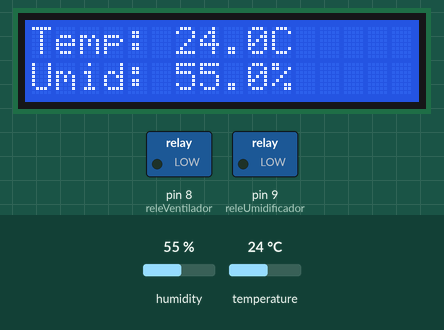
A sketch run on a simulated Arduino Uno, built with avr-gcc and run on an emulated ATmega328P. Shown: 16×2 character LCD, switched loads named in the sketch (green lamp = pin HIGH). The test bench sets the inputs (shaded band); at power-on: humidity 55 %, temperature 24 °C. What the sketch prints to the serial monitor is not drawn.

Above: at 1.6 s.
1.7 s: humidity set to 42 %
At 4.3 s:
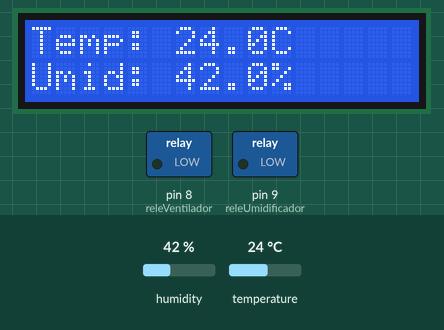
4.6 s: humidity set to 39 %
At 5.5 s:
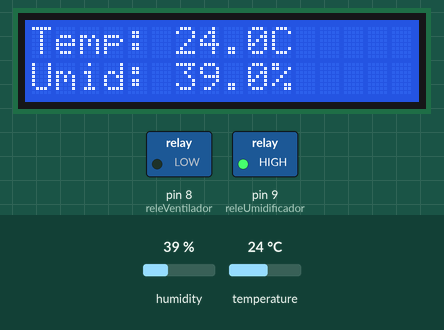
7.5 s: temperature set to 25.5 °C
At 10.4 s:
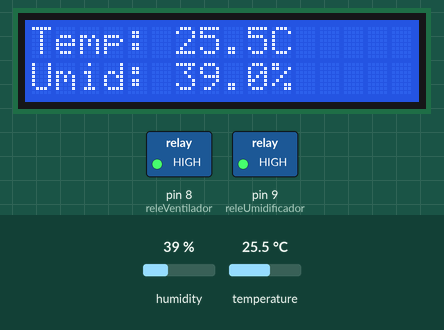
10.8 s: humidity set to 43 %
At 12.8 s:
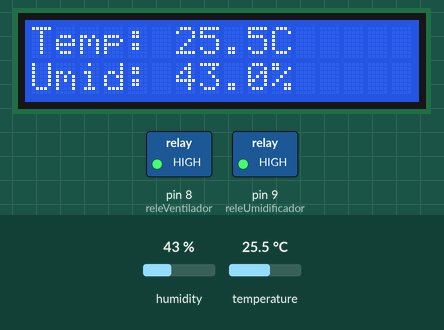
13.7 s: humidity set to 46 %
At 16.4 s:
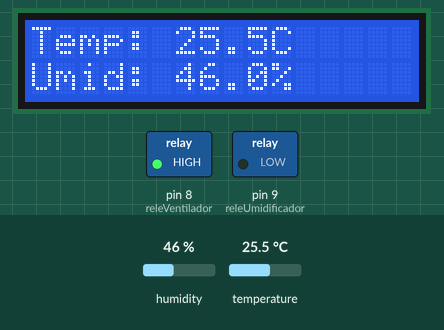
Timing chart, 0 to 17.9 s (numbered marks = the images above; inputs shaded):
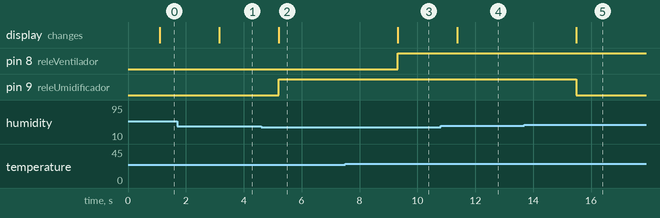

The sketch:

sketch.ino
```cpp
#include <Wire.h>
#include <LiquidCrystal_I2C.h>
#include <Adafruit_Sensor.h>
#include <DHT.h>
#include <DHT_U.h>

#define DHTPIN 2
#define DHTTYPE DHT22

DHT dht(DHTPIN, DHTTYPE);
LiquidCrystal_I2C lcd(0x27, 16, 2);

int releVentilador = 8;
int releUmidificador = 9;

const float TEMP_LIGA = 25.0;
const float TEMP_DESLIGA = 23.0;

const float UMID_LIGA = 40.0;
const float UMID_DESLIGA = 45.0;

bool ventiladorLigado = false;
bool umidificadorLigado = false;

void setup() {
  Serial.begin(115200);
  dht.begin();

  lcd.begin(16, 2);
  lcd.backlight();

  pinMode(releVentilador, OUTPUT);
  pinMode(releUmidificador, OUTPUT);
}

void loop() {
  delay(1000);

  float humidity = dht.readHumidity();
  float temperature = dht.readTemperature();

  if (isnan(temperature) || isnan(humidity)) {
    Serial.println("Erro no sensor!");
    return;
  }

  lcd.clear();
  lcd.setCursor(0, 0);
  lcd.print("Temp: ");
  lcd.print(temperature, 1);
  lcd.print("C");

  lcd.setCursor(0, 1);
  lcd.print("Umid: ");
  lcd.print(humidity, 1);
  lcd.print("%");

  if (!ventiladorLigado && temperature >= TEMP_LIGA) {
    ventiladorLigado = true;
  } else if (ventiladorLigado && temperature <= TEMP_DESLIGA) {
    ventiladorLigado = false;
  }
  digitalWrite(releVentilador, ventiladorLigado ? HIGH : LOW);
  Serial.println(ventiladorLigado ? "Ventilador ON" : "Ventilador OFF");

  if (!umidificadorLigado && humidity <= UMID_LIGA) {
    umidificadorLigado = true;
  } else if (umidificadorLigado && humidity >= UMID_DESLIGA) {
    umidificadorLigado = false;
  }
  digitalWrite(releUmidificador, umidificadorLigado ? HIGH : LOW);
  Serial.println(umidificadorLigado ? "Umidificador ON" : "Umidificador OFF");
}
```

Measured:
- the behaviour switches between 41 and 40 % on humidity (found by bisection; images 1 and 2)
- the behaviour switches between 24.9 and 25 °C on temperature (found by bisection; images 2 and 3)
- the behaviour switches between 44 and 45 % on humidity (found by bisection; images 4 and 5)
- after the input at 1.7 s, the display: changes after 1.5 s (image 1)
- after the input at 4.6 s, pin 9 (releUmidificador): LOW → HIGH after 0.61 s; the display: changes after 0.61 s (image 2)
- after the input at 7.5 s, pin 8 (releVentilador): LOW → HIGH after 1.8 s; the display: changes after 1.8 s (image 3)
- after the input at 10.8 s, the display: changes after 0.58 s (image 4)
- after the input at 13.7 s, pin 9 (releUmidificador): HIGH → LOW after 1.8 s; the display: changes after 1.8 s (image 5)
